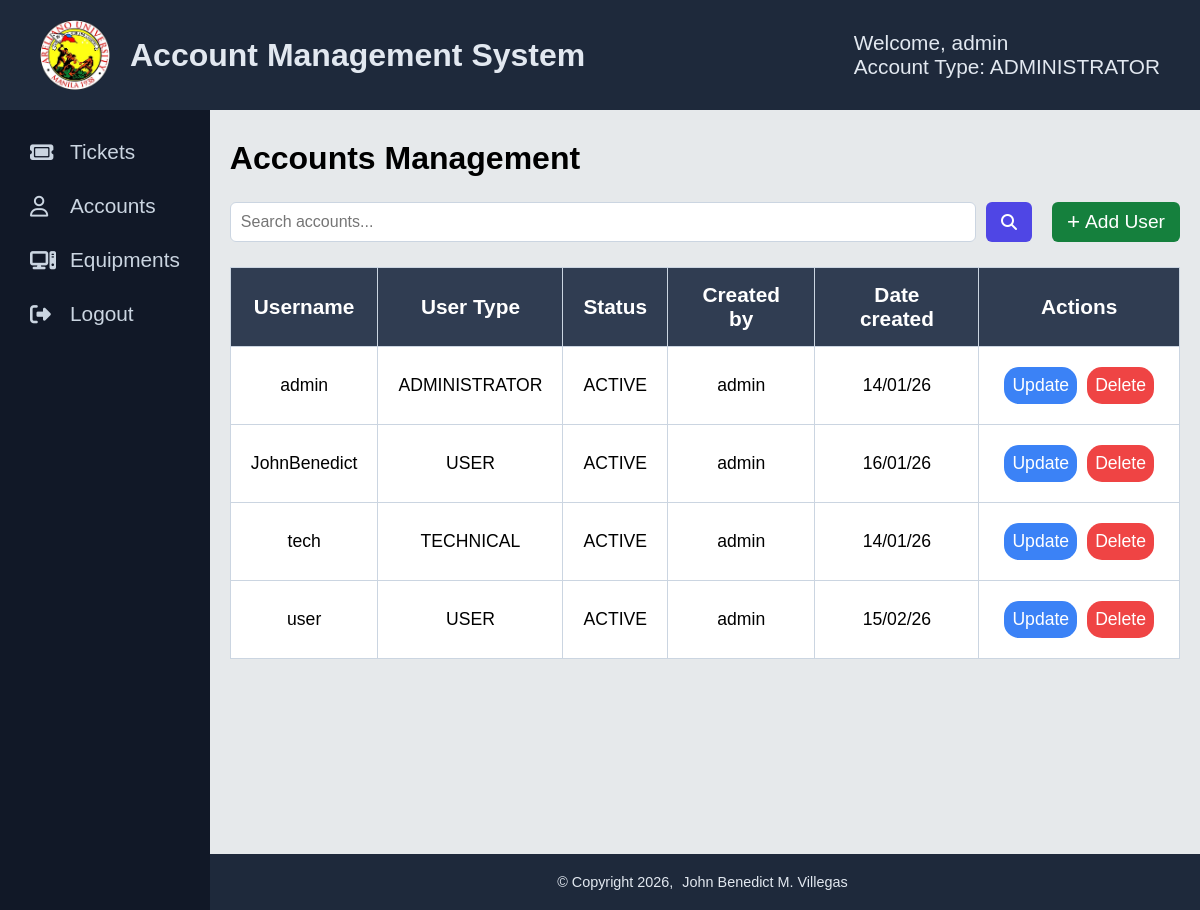
Page /userManagement/accounts-management.php (signed in) on the earlier database version.
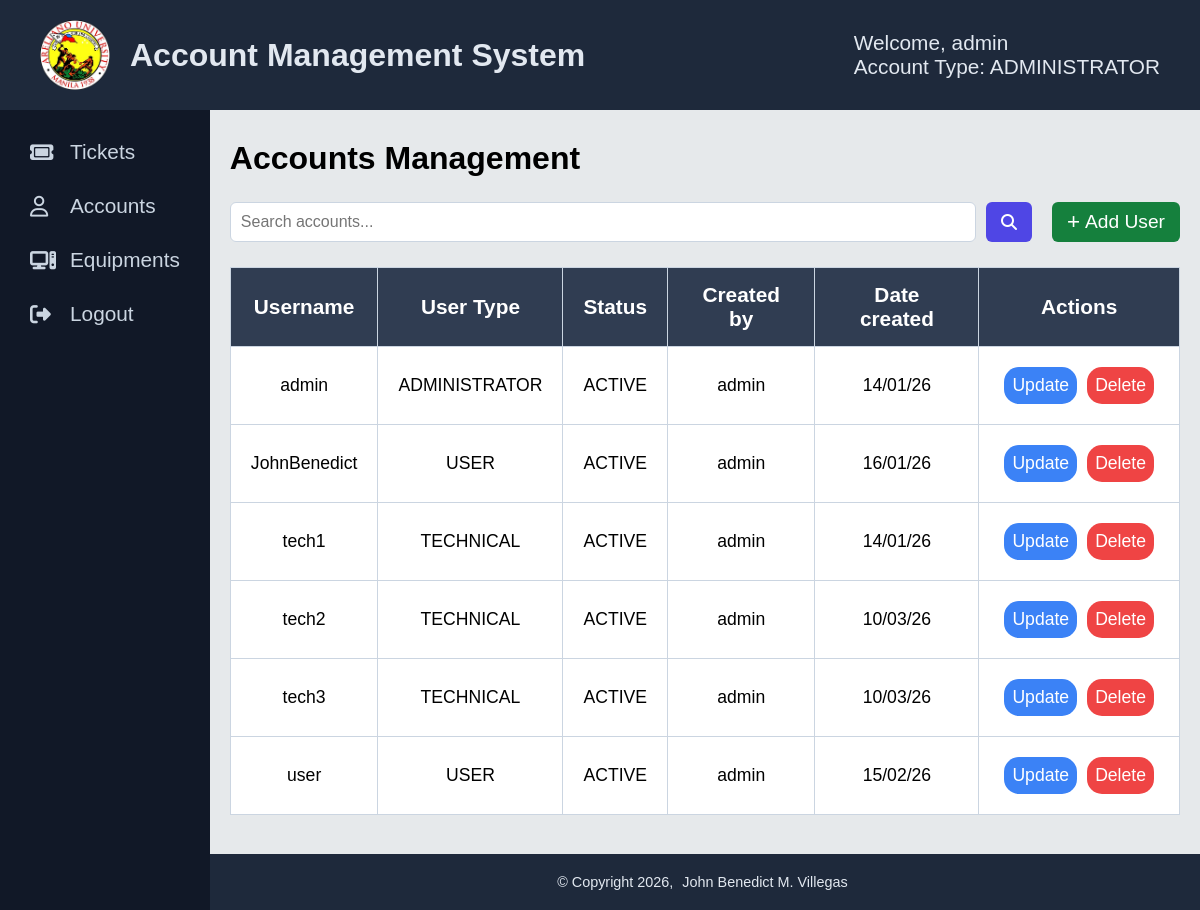
Same page on the later database version.
### tables this page shows
CREATE TABLE `tblaccounts` (
  `username` varchar(50) NOT NULL,
  `password` varchar(50) NOT NULL,
  `usertype` varchar(20) NOT NULL,
  `status` varchar(10) NOT NULL,
  `createdby` varchar(50) NOT NULL,
  `datecreated` varchar(50) NOT NULL
);

### userManagement/accounts-management.php (the view, shortened to what this page needs)
<!DOCTYPE html>
<html lang="en">
<head>
    <link rel="stylesheet" href="https://cdnjs.cloudflare.com/ajax/libs/font-awesome/6.5.1/css/all.min.css">
    <link rel="stylesheet" href="../assets/css/accounts-managements.css">
    <link rel="stylesheet" href="../assets/css/notification.css">
</head>
<body>
    <?php include("../includes/nav-sidebar.php")?>
        <div class="container">
            <div class="wrapper">
                        <form action="<?php echo htmlspecialchars($_SERVER['PHP_SELF'])?>" method="post">
                            <h4>Accounts Management</h4>
                            <div class="head-con">
                                    <div class="searchdiv">
                                        <input type="text" name="txtsearch" placeholder="Search accounts...">
                                        <button type="submit" name="btnsearch" class="search-btn">
                                            <i class="fa-solid fa-magnifying-glass"></i>
                                        </button>
                                    </div>
                                    <div class="create-div">
                                        <a href="./create-account.php" name="btncreate" class="create-btn">
                                            <span style="margin-right: 5px; font-size: 1.4rem;">+</span><span class="mobile-block">Add User</span>
                                        </a>
                                    </div>
                                </div>
                    <div class="table-div">
                        <?php
                        function buildtable($result) {
                            if (mysqli_num_rows($result) > 0) {
                                echo "<table>";
                                echo "<tr>";
                                echo "<th>Username</th><th>User Type</th><th>Status</th><th>Created by</th><th>Date created</th><th>Actions</th>";
                                echo "</tr>";
                                while ($row = mysqli_fetch_array($result)) {
                                    echo "<tr>";
                                    echo "<td>" . $row['username'] . "</td>";
                                    echo "<td>" . $row['usertype'] . "</td>";
                                    echo "<td>" . $row['status'] . "</td>";
                                    echo "<td>" . $row['createdby'] . "</td>";
                                    echo "<td>" . $row['datecreated'] . "</td>";
                                    echo "<td class = 'actions'>";
                                    echo "<a href = 'update-account.php?username=". $row['username']. "' class='update'>Update</a>";
                                    echo "<a href = 'delete-account.php?username=". $row['username']. "' class='delete'>Delete</a>";
                                    echo "</td>";
                                    echo "</tr>";
                                }
                                echo "</table>";
                            } else {
                                echo "No record/s found.";
                            }
                        }
                        require_once "../config/config.php";
                        if (isset($_POST['btnsearch'])) {
                            $sql = "SELECT * FROM tblaccounts WHERE username LIKE ? OR usertype LIKE ? ORDER BY username";
                            if ($stmt = mysqli_prepare($link, $sql)) {
                                $searchvalue = '%' . $_POST['txtsearch'] . '%';
                                mysqli_stmt_bind_param($stmt, "ss", $searchvalue, $searchvalue);
                                if (mysqli_stmt_execute($stmt)) {
                                    $result = mysqli_stmt_get_result($stmt);
                                    buildtable($result);
                                }
                            }
                        } else {
                            $sql = "SELECT * FROM tblaccounts ORDER BY username";
                            if ($stmt = mysqli_prepare($link, $sql)) {
                                if (mysqli_stmt_execute($stmt)) {
                                    $result = mysqli_stmt_get_result($stmt);
                                    buildtable($result);
                                }
                            }
                        }
                        ?>
                    </div>
                </form>
            </div>
            <?php include("../includes/footer.php")?>
        </div>
    </main>
</body>
</html>

Differences in the rows shown:
removed tblaccounts: username "tech", usertype "TECHNICAL", status "ACTIVE", createdby "admin", datecreated "14/01/26"
added tblaccounts: username "tech1", usertype "TECHNICAL", status "ACTIVE", createdby "admin", datecreated "14/01/26"
added tblaccounts: username "tech2", usertype "TECHNICAL", status "ACTIVE", createdby "admin", datecreated "10/03/26"
added tblaccounts: username "tech3", usertype "TECHNICAL", status "ACTIVE", createdby "admin", datecreated "10/03/26"
